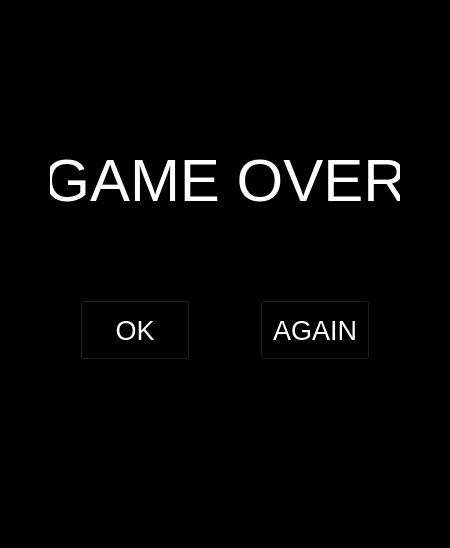
<?xml version="1.0" encoding="UTF-8"?>
<ui version="4.0">
 <class>gameover</class>
 <widget class="QMainWindow" name="gameover">
  <property name="geometry">
   <rect>
    <x>0</x>
    <y>0</y>
    <width>450</width>
    <height>548</height>
   </rect>
  </property>
  <property name="windowTitle">
   <string>Pacman</string>
  </property>
  <property name="styleSheet">
   <string notr="true"/>
  </property>
  <widget class="QWidget" name="centralwidget">
   <widget class="QLabel" name="background">
    <property name="geometry">
     <rect>
      <x>0</x>
      <y>0</y>
      <width>450</width>
      <height>548</height>
     </rect>
    </property>
    <property name="styleSheet">
     <string notr="true">background-color:rgb(0, 0, 0);</string>
    </property>
    <property name="text">
     <string/>
    </property>
    <property name="alignment">
     <set>Qt::AlignCenter</set>
    </property>
   </widget>
   <widget class="QLabel" name="text">
    <property name="geometry">
     <rect>
      <x>50</x>
      <y>150</y>
      <width>350</width>
      <height>60</height>
     </rect>
    </property>
    <property name="font">
     <font>
      <pointsize>45</pointsize>
     </font>
    </property>
    <property name="styleSheet">
     <string notr="true">color:rgb(255, 255, 255);</string>
    </property>
    <property name="text">
     <string>GAME OVER</string>
    </property>
    <property name="alignment">
     <set>Qt::AlignCenter</set>
    </property>
   </widget>
   <widget class="QPushButton" name="end">
    <property name="geometry">
     <rect>
      <x>80</x>
      <y>300</y>
      <width>110</width>
      <height>60</height>
     </rect>
    </property>
    <property name="font">
     <font>
      <pointsize>20</pointsize>
     </font>
    </property>
    <property name="styleSheet">
     <string notr="true">background-color:rgb(0, 0, 0);
color:rgb(255, 255, 255);</string>
    </property>
    <property name="text">
     <string>OK</string>
    </property>
   </widget>
   <widget class="QPushButton" name="again">
    <property name="geometry">
     <rect>
      <x>260</x>
      <y>300</y>
      <width>110</width>
      <height>60</height>
     </rect>
    </property>
    <property name="font">
     <font>
      <pointsize>20</pointsize>
     </font>
    </property>
    <property name="styleSheet">
     <string notr="true">background-color:rgb(0, 0, 0);
color:rgb(255, 255, 255);</string>
    </property>
    <property name="text">
     <string>AGAIN</string>
    </property>
   </widget>
  </widget>
 </widget>
 <resources/>
 <connections/>
</ui>
